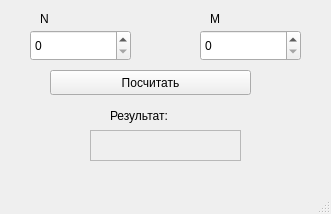
<?xml version="1.0" encoding="UTF-8"?>
<ui version="4.0">
 <class>MainWindow</class>
 <widget class="QMainWindow" name="MainWindow">
  <property name="geometry">
   <rect>
    <x>0</x>
    <y>0</y>
    <width>331</width>
    <height>214</height>
   </rect>
  </property>
  <property name="windowTitle">
   <string>MainWindow</string>
  </property>
  <widget class="QWidget" name="centralwidget">
   <widget class="QSpinBox" name="spinBox1">
    <property name="geometry">
     <rect>
      <x>30</x>
      <y>30</y>
      <width>101</width>
      <height>31</height>
     </rect>
    </property>
    <property name="maximum">
     <number>3</number>
    </property>
   </widget>
   <widget class="QSpinBox" name="spinBox2">
    <property name="geometry">
     <rect>
      <x>200</x>
      <y>30</y>
      <width>101</width>
      <height>31</height>
     </rect>
    </property>
    <property name="maximum">
     <number>4</number>
    </property>
   </widget>
   <widget class="QLabel" name="label">
    <property name="geometry">
     <rect>
      <x>110</x>
      <y>100</y>
      <width>81</width>
      <height>31</height>
     </rect>
    </property>
    <property name="text">
     <string>Результат:</string>
    </property>
   </widget>
   <widget class="QLabel" name="label_answer">
    <property name="geometry">
     <rect>
      <x>90</x>
      <y>130</y>
      <width>151</width>
      <height>31</height>
     </rect>
    </property>
    <property name="frameShape">
     <enum>QFrame::StyledPanel</enum>
    </property>
    <property name="text">
     <string/>
    </property>
   </widget>
   <widget class="QPushButton" name="pushButton">
    <property name="geometry">
     <rect>
      <x>50</x>
      <y>70</y>
      <width>201</width>
      <height>25</height>
     </rect>
    </property>
    <property name="text">
     <string>Посчитать</string>
    </property>
   </widget>
   <widget class="QLabel" name="label_2">
    <property name="geometry">
     <rect>
      <x>40</x>
      <y>10</y>
      <width>67</width>
      <height>17</height>
     </rect>
    </property>
    <property name="text">
     <string>N</string>
    </property>
   </widget>
   <widget class="QLabel" name="label_3">
    <property name="geometry">
     <rect>
      <x>210</x>
      <y>10</y>
      <width>67</width>
      <height>17</height>
     </rect>
    </property>
    <property name="text">
     <string>M</string>
    </property>
   </widget>
  </widget>
  <widget class="QMenuBar" name="menubar">
   <property name="geometry">
    <rect>
     <x>0</x>
     <y>0</y>
     <width>331</width>
     <height>22</height>
    </rect>
   </property>
  </widget>
  <widget class="QStatusBar" name="statusbar"/>
 </widget>
 <resources/>
 <connections/>
</ui>
